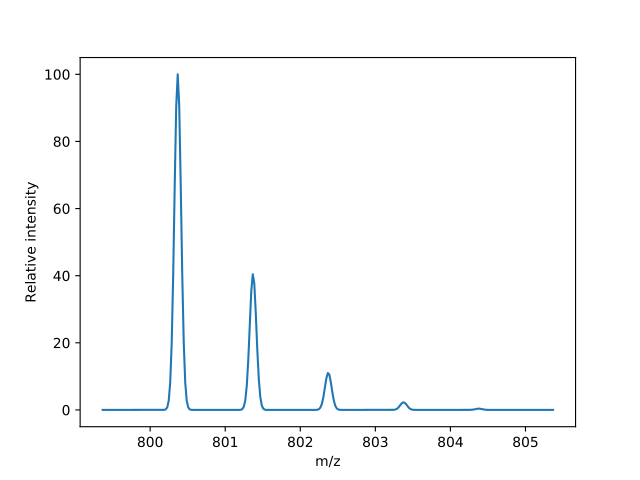

Write the Python code that produced this figure.
from brainpy import isotopic_variants

peptide = {'H': 53, 'C': 34, 'O': 15, 'N': 7}
theoretical_isotopic_cluster = isotopic_variants(peptide, npeaks=5, charge=1)
for peak in theoretical_isotopic_cluster:
    print(peak.mz, peak.intensity)

# produce a theoretical profile using a gaussian peak shape
import numpy as np
grid = np.arange(theoretical_isotopic_cluster[0].mz - 1,
                 theoretical_isotopic_cluster[-1].mz + 1, 0.02)
intensity = np.zeros_like(grid)
sigma = 0.002
for i, mz in enumerate(grid):
    for peak in theoretical_isotopic_cluster:
        intensity[i] += peak.intensity * np.exp(-(mz - peak.mz) ** 2 / (2 * sigma)
                ) / (np.sqrt(2 * np.pi) * sigma)

intensity = (intensity / intensity.max()) * 100

# draw the profile
from matplotlib import pyplot as plt
plt.plot(grid, intensity)
plt.xlabel("m/z")
plt.ylabel("Relative intensity")
